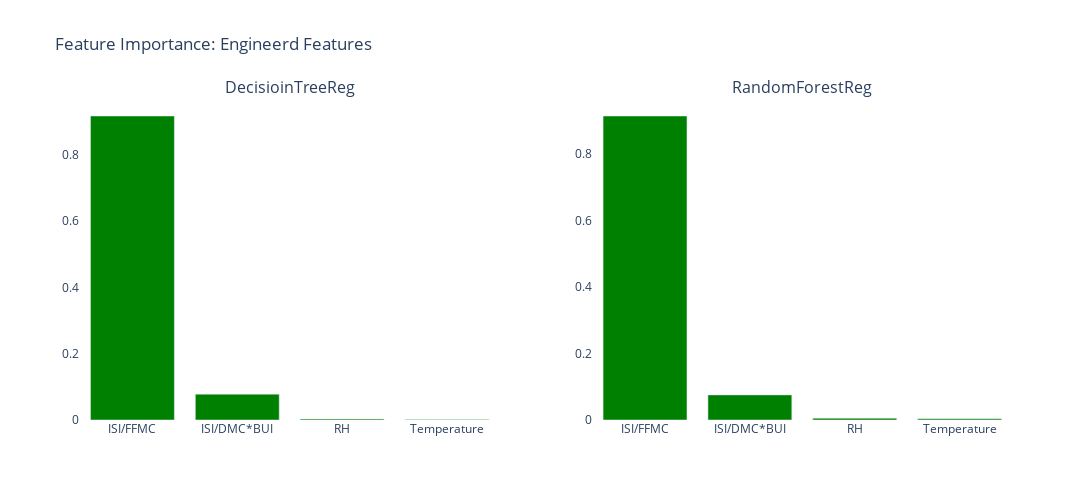

The notebook cell this image was saved under:
### Code cell
import plotly.graph_objs as go
import plotly.subplots as sp
import plotly.express as px
import plotly.io as pio
import pandas as pd



model = {"DecisioinTreeReg":dtcReg_model,'RandomForestReg':rfReg_model}
# Define the number of rows and columns for the subplot grid
num_rows = 1
num_cols = 2

# Create a subplot grid with the specified number of rows and columns
fig = sp.make_subplots(rows=num_rows, cols=num_cols,subplot_titles=list(model.keys()))

# Loop through each column in the dataframe and add a box plot to the subplot grid
for idx, col_name in enumerate(model):
    row_num = (idx // num_cols) + 1
    col_num = (idx % num_cols) + 1
    
    ###### Feature Imortance Dataframe ###############
    feature_importance = model.get(col_name).best_estimator_.feature_importances_

    feature_importance_df = pd.DataFrame({'feature': X_train_scaled_df.columns,
                                      'importance': feature_importance
                                     }).sort_values('importance', ascending=False)
    
    ############ Plotting Feature Importance ################
    
    fig.add_trace(px.bar(data_frame= feature_importance_df,x='feature',y='importance').data[0], row=row_num, col=col_num,)
    
    #########################################################
    
    # Set the title of the subplot grid
    fig.update_layout(height=500,width=1100, title='Feature Importance: Engineerd Features',
                      paper_bgcolor = "rgba(0,0,0,0)",
                      plot_bgcolor = "rgba(0,0,0,0)",                  
                     )
    fig.update_traces(marker_color='green')
# Show the plot
#fig.show()
###############################
fig.update_yaxes(showline=False,showgrid=False)
fig.update_xaxes(showline=False,showgrid=False)
##########################################
pio.write_html(fig,file = '../Regression/tuned_models_raw4_6//featureImportance.html',config= dict(displayModeBar = False))
fig.show()

### Figure 1 — Plotly figure (JSON) as saved in the notebook; plotly's stock layout.template omitted (floating-point values rounded to 4 significant figures)
{"data": [{"alignmentgroup": "True", "hovertemplate": "feature=%{x}<br>importance=%{y}<extra></extra>", "legendgroup": "", "marker": {"color": "green", "pattern": {"shape": ""}}, "name": "", "offsetgroup": "", "orientation": "v", "showlegend": false, "textposition": "auto", "type": "bar", "x": ["ISI/FFMC", "ISI/DMC*BUI", "RH", "Temperature"], "xaxis": "x", "y": [0.9172, 0.07804, 0.002953, 0.001756], "yaxis": "y"}, {"alignmentgroup": "True", "hovertemplate": "feature=%{x}<br>importance=%{y}<extra></extra>", "legendgroup": "", "marker": {"color": "green", "pattern": {"shape": ""}}, "name": "", "offsetgroup": "", "orientation": "v", "showlegend": false, "textposition": "auto", "type": "bar", "x": ["ISI/FFMC", "ISI/DMC*BUI", "RH", "Temperature"], "xaxis": "x2", "y": [0.9152, 0.0756, 0.005459, 0.003751], "yaxis": "y2"}], "layout": {"annotations": [{"font": {"size": 16}, "showarrow": false, "text": "DecisioinTreeReg", "x": 0.225, "xanchor": "center", "xref": "paper", "y": 1, "yanchor": "bottom", "yref": "paper"}, {"font": {"size": 16}, "showarrow": false, "text": "RandomForestReg", "x": 0.775, "xanchor": "center", "xref": "paper", "y": 1, "yanchor": "bottom", "yref": "paper"}], "height": 500, "paper_bgcolor": "rgba(0, 0, 0, 0)", "plot_bgcolor": "rgba(0, 0, 0, 0)", "title": {"text": "Feature Importance: Engineerd Features"}, "width": 1100, "xaxis": {"anchor": "y", "autorange": true, "domain": [0, 0.45], "range": [-0.5, 3.5], "showgrid": false, "showline": false, "type": "category"}, "xaxis2": {"anchor": "y2", "autorange": true, "domain": [0.55, 1], "range": [-0.5, 3.5], "showgrid": false, "showline": false, "type": "category"}, "yaxis": {"anchor": "x", "autorange": true, "domain": [0, 1], "range": [0, 0.9655], "showgrid": false, "showline": false, "type": "linear"}, "yaxis2": {"anchor": "x2", "autorange": true, "domain": [0, 1], "range": [0, 0.9634], "showgrid": false, "showline": false, "type": "linear"}}}
